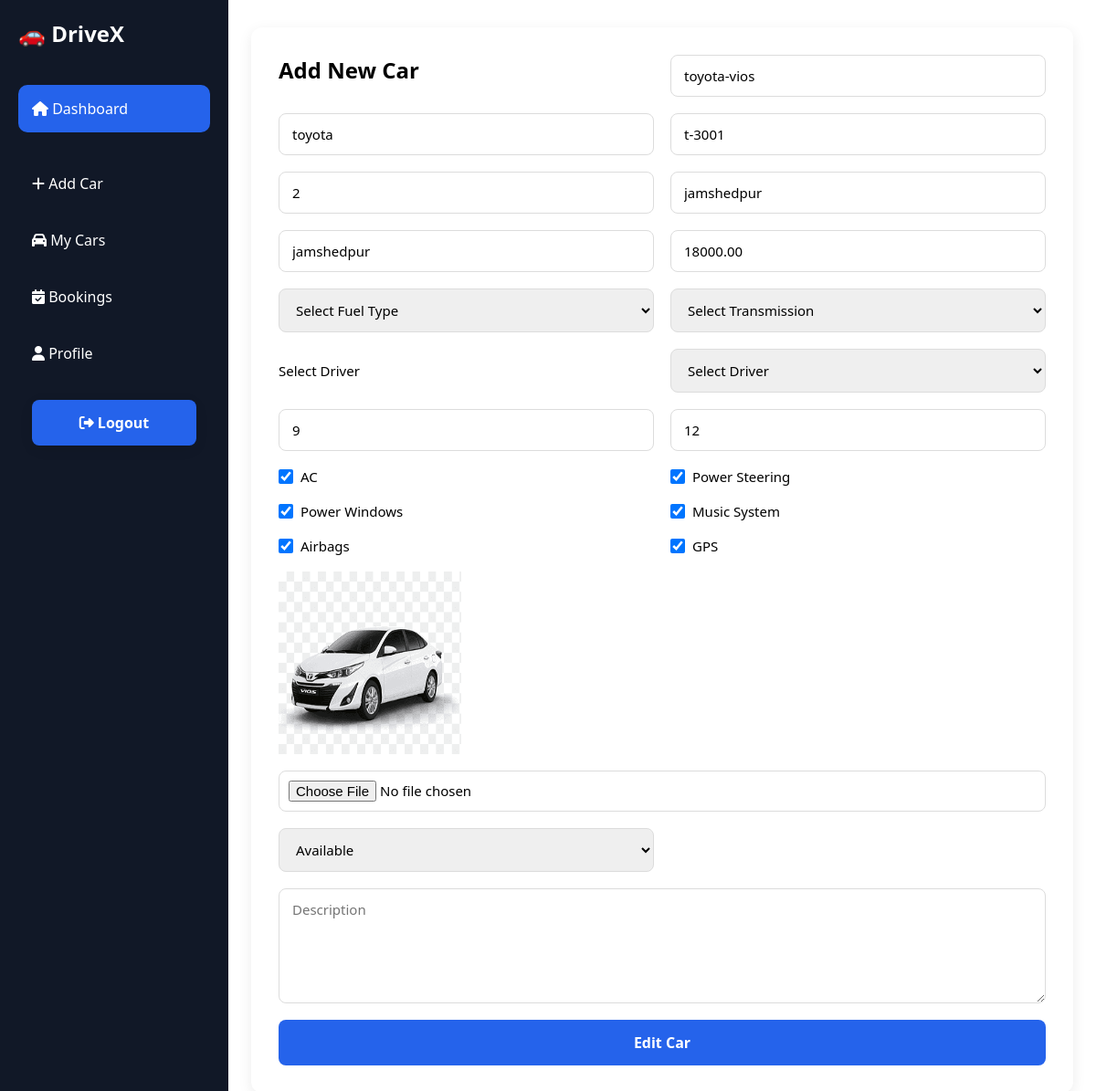
The page /myaddminpanel/updateCar/2/ on the database its author committed.
### myaddminpanel/models.py (models this page shows, shortened)
class Car(models.Model):
    TRANSMISSION_CHOICES = [
        ('Manual', 'Manual'),
        ('Automatic', 'Automatic'),
    ]
    FUEL_CHOICES = [
        ('Petrol', 'Petrol'),
        ('Diesel', 'Diesel'),
        ('CNG', 'CNG'),
        ('Electric', 'Electric'),
        ('Hybrid', 'Hybrid'),
    ]
    STATUS_CHOICES = [
        ('Available', 'Available'),
        ('Booked', 'Booked'),
        ('Maintenance', 'Maintenance'),
    ]
    vendor = models.ForeignKey(
        VendorLogin,
        on_delete=models.CASCADE,
        related_name='cars'
    )
    car_name = models.CharField(max_length=100, blank=True, null=True)
    brand = models.CharField(max_length=100, blank=True, null=True)
    model = models.CharField(max_length=100, blank=True, null=True)
    year = models.PositiveIntegerField(blank=True, null=True)
    city = models.CharField(max_length=100, blank=True, null=True)
    pickup_location = models.CharField(max_length=200, blank=True, null=True)
    rent_per_day = models.DecimalField(max_digits=10, decimal_places=2, blank=True, null=True)
    fuel_type = models.CharField(
        max_length=20,
        choices=FUEL_CHOICES
    )
    transmission = models.CharField(
        max_length=20,
        choices=TRANSMISSION_CHOICES
    )
    seats = models.PositiveIntegerField(default=4)
    mileage = models.PositiveIntegerField(default=0)
    ac = models.BooleanField(default=True)
    power_steering = models.BooleanField(default=True)
    power_windows = models.BooleanField(default=True)
    music_system = models.BooleanField(default=False)
    airbags = models.BooleanField(default=True)
    gps = models.BooleanField(default=False)
    image = models.ImageField(
        upload_to='cars/',
        blank=True,
        null=True
    )
    status = models.CharField(
        max_length=20,
        choices=STATUS_CHOICES,
        default='Available'
    )
    description = models.TextField(
        blank=True,
        null=True
    )
    driver = models.ForeignKey(
        Driver,
        on_delete=models.SET_NULL,
        null=True,
        blank=True
    )
    created_at = models.DateTimeField(auto_now_add=True)

### myaddminpanel/views.py (the view, shortened to what this page needs)
# urls.py: path('updateCar/<int:car_id>/', updateCar, name='updateCar')
def updateCar(request, car_id):
    car = get_object_or_404(Car.objects.select_related("vendor"), id=car_id)
    vendor = car.vendor
    try:
        drivers = Driver.objects.filter(vendor=vendor)
    except:
        print("Driver does not Exist!")
    return render(request, "update.html", {"car": car, "drivers": drivers})

### myaddminpanel/templates/update.html (shortened to what this page needs)
{% extends 'base_1.html' %}
{% load static %}
{% block content %}
  <div class="container-1">
    {% include 'sidebar.html' %}
    {% if car %}
    <form action="{% url 'updateCar' car.id %}" method="POST" enctype="multipart/form-data">
      <h2 class="">Add New Car</h2>
      <input type="text" value="{{car.car_name}}" name="car_name" placeholder="Car Name" required/>
      <input type="text" value="{{car.brand}}" name="brand" placeholder="Brand" required/>
      <input type="text" value="{{car.model}}" name="model" placeholder="Model" required/>
      <input type="number" value="{{car.year}}" name="year" placeholder="Year" required/>
      <input type="text" value="{{car.city}}" name="city" placeholder="City" required/>
      <input type="text" value="{{car.pickup_location}}" name="pickup_location" placeholder="Pickup Location" required/>
      <input type="number" value="{{car.rent_per_day}}" step="0.01" name="rent_per_day" placeholder="Rent Per Day" required/>
      <select name="fuel_type" required>
        <option value="{{car.fuel_type}}">Select Fuel Type</option>
      </select>
      <select name="transmission" required>
        <option value="{{car.transmissoin}}">Select Transmission</option>
      </select>
      <label>Select Driver</label>
      <select name="driver">
        <option value="">Select Driver</option>
      </select>
      <input type="number" value="{{car.seats}}" name="seats" placeholder="Seats"  required/>
      <input type="number" value="{{car.mileage}}" name="mileage" placeholder="Mileage" required/>
      <label><input type="checkbox" {% if car.ac %}checked{% endif %} name="ac" />AC</label>
      <label><input type="checkbox" {% if car.power_steering %}checked{% endif %} name="power_steering" />Power Steering</label>
      <label><input type="checkbox" {% if car.power_windows%}checked{% endif %} name="power_windows" />Power Windows</label>
      <label><input type="checkbox" {% if car.music_system %}checked{% endif %} name="music_system" />Music System</label>
      <label><input type="checkbox" {% if car.airbags %}checked{% endif %} name="airbags" />Airbags</label>
      <label><input type="checkbox" {% if car.gps %}checked{% endif %} name="gps" />GPS</label>
      {% if car.image %}
          <img src="{{car.image.url}}" alt="car image" width="200" height="200">
      {% endif %}
          <input type="file" name="image">
      <select name="status">
        <option value="Available">Available</option>
      </select>
      <textarea name="description" value="{{car.description}}" rows="5" placeholder="Description"></textarea>
      <button type="submit">Edit Car</button>
    </form>
    {% else %}
    <h1><b>car data is not find.....</b></h1>
    {% endif %}
  </div>
{% endblock %}

### myaddminpanel/static/css/style_1.css (style rules this page uses)
* { margin:0; padding:0; box-sizing:border-box; font-family:'Segoe UI',sans-serif; }
button { width:100%; padding:15px; border:none; border-radius:10px; background:#2563eb; color:white; font-size:1rem; cursor:pointer; transition:.3s; }
.container-1 { display:flex; min-height:100vh; }
.container-1 form { flex: 1; max-width: 900px; margin: 30px auto; padding: 30px; background: #fff; border-radius: 12px; box-shadow: 0 4px 15px rgba(0,0,0,0.08); display: grid; grid-template-columns: repeat(2, 1fr); gap: 18px; }
.container-1 form input[type="text"], .container-1 form input[type="number"], .container-1 form input[type="file"], .container-1 form select, .container-1 form textarea { width: 100%; padding: 12px 14px; border: 1px solid #dcdcdc; border-radius: 8px; font-size: 15px; outline: none; transition: 0.3s; }
.container-1 form textarea { grid-column: 1 / -1; resize: vertical; min-height: 120px; }
.container-1 form input[type="file"] { grid-column: 1 / -1; padding: 10px; }
.container-1 form label { display: flex; align-items: center; gap: 8px; font-size: 15px; font-weight: 500; }
.container-1 form input[type="checkbox"] { width: 16px; height: 16px; cursor: pointer; }
.container-1 form button { grid-column: 1 / -1; padding: 14px; border: none; border-radius: 8px; background: #2563eb; color: white; font-size: 16px; font-weight: 600; cursor: pointer; transition: 0.3s; }

### rows shown on the page
Car: car_name "toyota-vios", brand "toyota", model "t-3001", year "2", city "jamshedpur", pickup_location "jamshedpur", rent_per_day "18000.00", seats "9", mileage "12", ac "☑", power_steering "☑", power_windows "☑", music_system "☑", airbags "☑", gps "☑", image (picture), description "Description"
